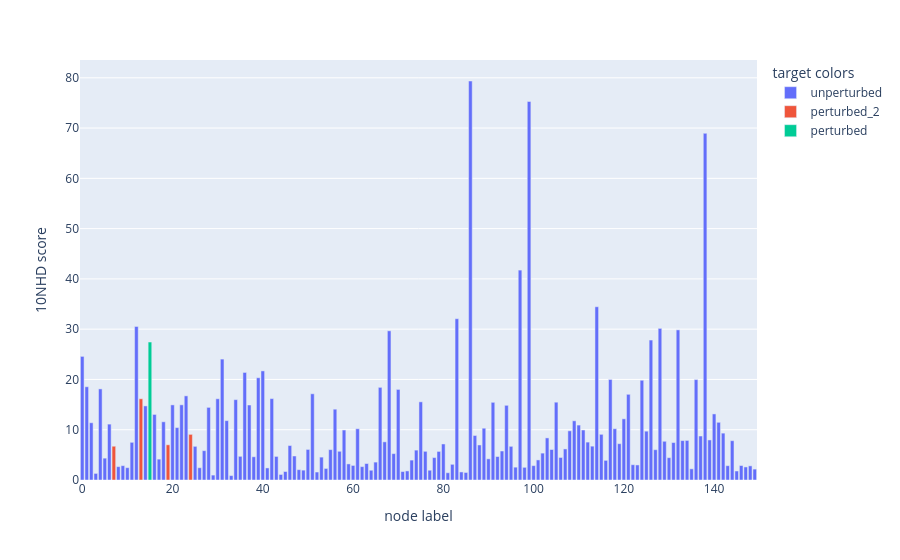

Notebook source saved alongside this figure:
### Markdown cell above
## 2. Sanity check: one perturbation on one graph

This quick test:
1. Applies one perturbation to a selected graph
2. Computes node-wise kNHD scores between original and perturbed embeddings

Use this section to debug embeddings and distance computations before launching the full loop.

### Code cell
### test:  1 perturbation over 1 graph
# perturbation
G_p, nodes_p_dict = perturbation_disconnection_NT(graphs[0],mag_arr[0],1,target='random')

# compute scores between the perturbed and original graph
NHD_score_GGp = two_nets_kNHD_score(graphs[0],G_p,k,**embedding_parameters_dict)

#colors
colors = np.array(N*["blue"])
colors_legend = np.array(N*['unperturbed'])
## here instead we plot in color the nodes that are voing to be target of the perturbation
#plot original net
colors[nodes_p_dict['nodes_perturbed']]='red'
colors_legend[nodes_p_dict['nodes_perturbed']]='perturbed'
colors[nodes_p_dict['nodes_perturbed_2']]='green'
colors_legend[nodes_p_dict['nodes_perturbed_2']]='perturbed_2'
colors_list = list(colors)

#plot NHD scores in histogram
height = NHD_score_GGp
bars = np.arange(N)
x_pos = np.arange(len(bars))
df = pd.DataFrame({'%sNHD score'%k:height, 'node label':bars, 'target colors':colors_legend})
fig = px.bar(df, x='node label', y='%sNHD score'%k, color='target colors')
fig.show()

print(nodes_p_dict['nodes_perturbed'])
print(nodes_p_dict['nodes_perturbed_2'])
print(NHD_score_GGp[nodes_p_dict['nodes_perturbed']])

### Figure 1 — Plotly figure (JSON) as saved in the notebook; plotly's stock layout.template omitted (floating-point values rounded to 4 significant figures; data arrays with more than 128 entries replaced by an {"elided": "..."} marker saying what was removed)
{"data": [{"hovertemplate": "target colors=unperturbed<br>node label=%{x}<br>10NHD score=%{y}<extra></extra>", "legendgroup": "unperturbed", "marker": {"color": "#636efa", "pattern": {"shape": ""}}, "name": "unperturbed", "orientation": "v", "showlegend": true, "textposition": "auto", "type": "bar", "x": {"elided": "145 int values"}, "xaxis": "x", "y": {"elided": "145 float values"}, "yaxis": "y"}, {"hovertemplate": "target colors=perturbed_2<br>node label=%{x}<br>10NHD score=%{y}<extra></extra>", "legendgroup": "perturbed_2", "marker": {"color": "#EF553B", "pattern": {"shape": ""}}, "name": "perturbed_2", "orientation": "v", "showlegend": true, "textposition": "auto", "type": "bar", "x": [7, 13, 19, 24], "xaxis": "x", "y": [6.716, 16.16, 7.002, 9.075], "yaxis": "y"}, {"hovertemplate": "target colors=perturbed<br>node label=%{x}<br>10NHD score=%{y}<extra></extra>", "legendgroup": "perturbed", "marker": {"color": "#00cc96", "pattern": {"shape": ""}}, "name": "perturbed", "orientation": "v", "showlegend": true, "textposition": "auto", "type": "bar", "x": [15], "xaxis": "x", "y": [27.44], "yaxis": "y"}], "layout": {"barmode": "relative", "legend": {"title": {"text": "target colors"}, "tracegroupgap": 0}, "margin": {"t": 60}, "xaxis": {"anchor": "y", "domain": [0, 1], "title": {"text": "node label"}}, "yaxis": {"anchor": "x", "domain": [0, 1], "title": {"text": "10NHD score"}}}}
